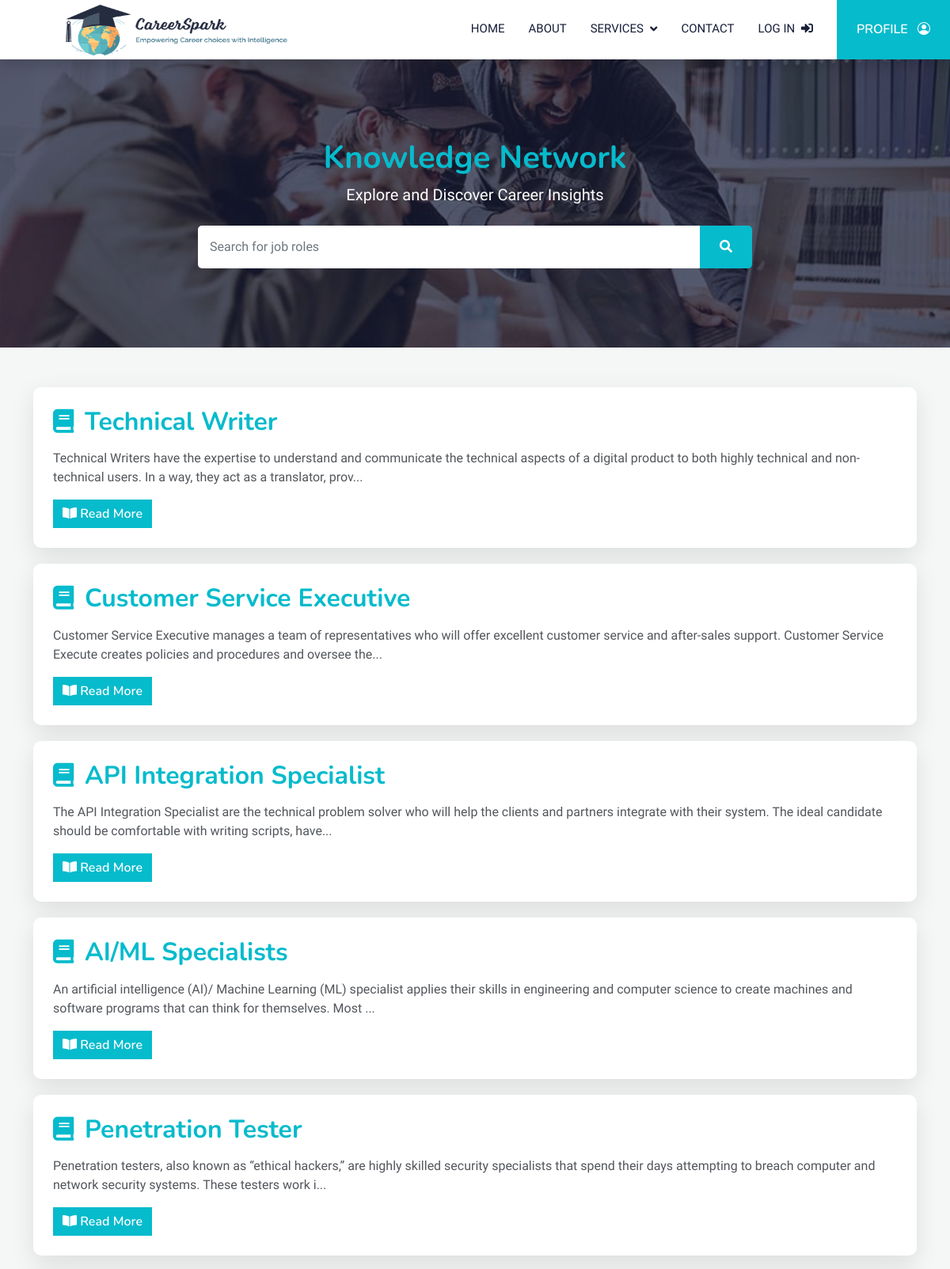
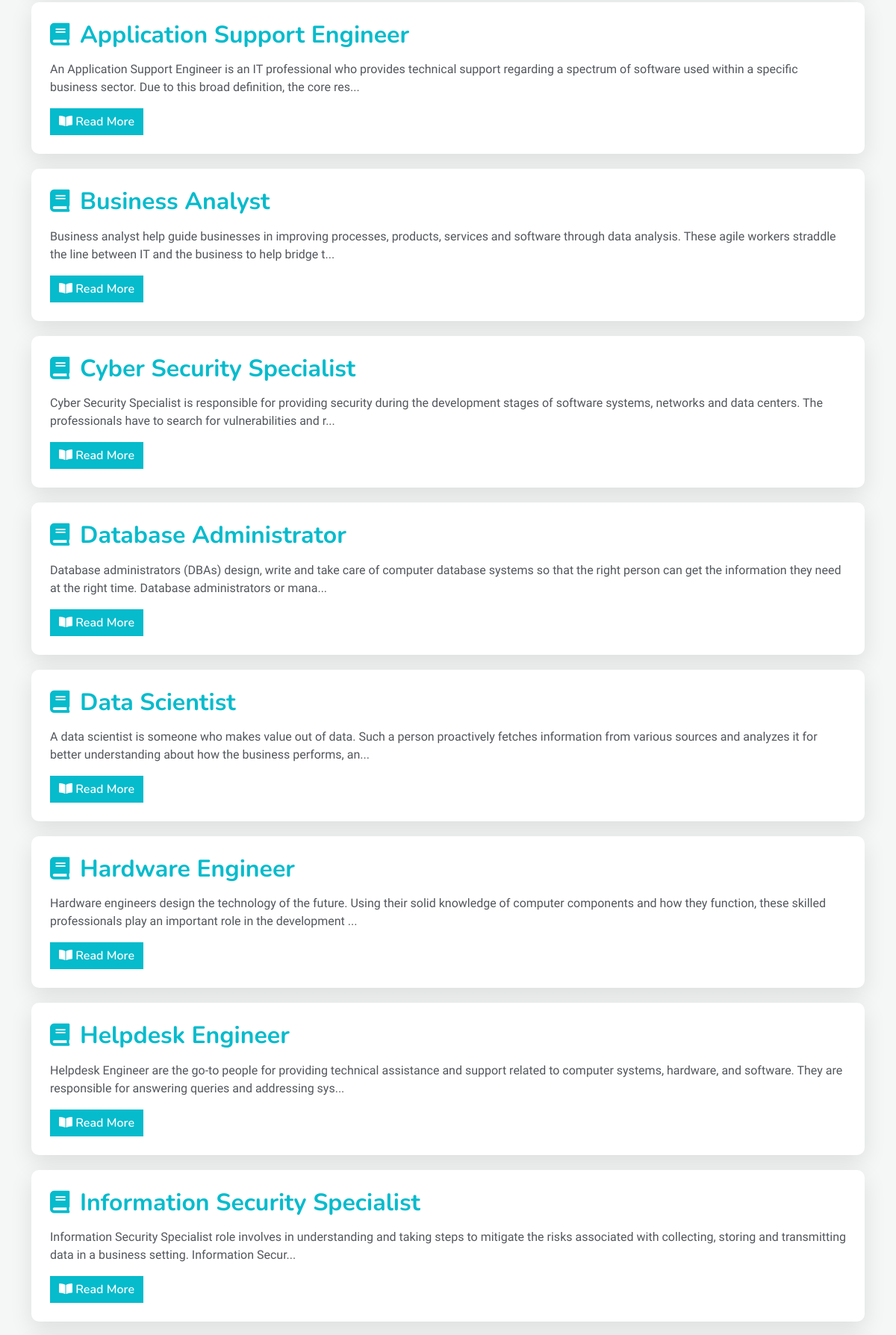
Page /frontend/knowledgeNetwork.php (upper part) on the committed database (2 pictures, top to bottom).
### tables this page shows
CREATE TABLE `knowledge_network` (
  `id` int(11) NOT NULL,
  `title` varchar(255) NOT NULL,
  `description` text NOT NULL,
  `skills` text NOT NULL,
  `educational_requirements` text NOT NULL,
  `duties` text NOT NULL,
  `salary` varchar(255) NOT NULL,
  `companies` varchar(255) NOT NULL
);

### frontend/knowledgeNetwork.php (the view, shortened to what this page needs)
<?php
include '../backend/config.php';
$searchTerm = isset($_POST['search']) ? $_POST['search'] : '';
if ($searchTerm) {
    $sql = "SELECT id, title, description FROM knowledge_network WHERE title LIKE ?";
    $stmt = $conn->prepare($sql);
    $searchParam = "%" . $searchTerm . "%";
    $stmt->bind_param("s", $searchParam);
} else {
    $sql = "SELECT id, title, description FROM knowledge_network";
    $stmt = $conn->prepare($sql);
}
$stmt->execute();
$result = $stmt->get_result();
?>
<!DOCTYPE html>
<html lang="en">
<?php include 'includes/header.php'; ?>
<div class="hero-area section">
    <div class="bg-image" style="background-image:url(./img/cat-1.jpg);"></div>
    <div class="bg-overlay"></div>
    <div class="container">
        <div class="row">
            <div class="col-md-12 col-md-offset-1 text-center">
                <h1 class="white-text text-primary">Knowledge Network</h1>
                <p class="lead white-text mb-4">Explore and Discover Career Insights</p>
                <div class="search-container">
                    <form method="POST" action="" class="d-flex">
                        <input type="text" name="search" class="form-control flex-grow-1"
                            placeholder="Search for job roles"
                            value="<?php echo htmlspecialchars($searchTerm, ENT_QUOTES, 'UTF-8'); ?>">
                        <button type="submit" class="btn btn-primary">
                            <i class="fas fa-search"></i>
                        </button>
                    </form>
                </div>
            </div>
        </div>
    </div>
</div>
<div id="blog" class="section">
    <div class="container">
        <div class="row">
            <div id="main" class="col-md-12">
                <?php
                if ($result && $result->num_rows > 0) {
                    while ($job = $result->fetch_assoc()) {
                        echo '<div class="blog-post">';
                        echo '<h2>' . htmlspecialchars($job['title'], ENT_QUOTES, 'UTF-8') . '</h2>';
                        $shortDescription = substr($job['description'], 0, 200) . '...';
                        echo '<p>' . htmlspecialchars($shortDescription, ENT_QUOTES, 'UTF-8') . '</p>';
                        echo '<a href="jobDetails.php?id=' . htmlspecialchars($job['id'], ENT_QUOTES, 'UTF-8') . '" class="btn btn-primary">';
                        echo '<i class="fas fa-book-open mr-2"></i> Read More</a>';
                        echo '</div>';
                    }
                } else {
                    echo '<div class="no-results">';
                    echo '<i class="fas fa-search fa-4x"></i>';
                    echo '<h3>No Job Roles Found</h3>';
                    echo '<p>Try adjusting your search term.</p>';
                    echo '</div>';
                }
                ?>
            </div>
        </div>
    </div>
</div>
<link rel="stylesheet" href="https://cdnjs.cloudflare.com/ajax/libs/font-awesome/5.15.3/css/all.min.css">
<?php include 'includes/footer.php'; ?>
</html>

### frontend/css/style.css (style rules this page uses)
:root { --primary: #06bbcc; --light: #f0fbfc; --dark: #181d38; }
.btn { font-family: "Nunito", sans-serif; font-weight: 600; transition: 0.5s; }
.btn.btn-primary, .btn.btn-secondary { color: #ffffff; }

### frontend/knowledgeNetwork.php (style rules this page uses)
.hero-area { position: relative; color: white; padding: 100px 0; display: flex; align-items: center; justify-content: center; text-align: center; }
.hero-area .bg-image { position: absolute; top: 0; left: 0; width: 100%; height: 100%; background-size: cover; background-position: center; z-index: 0; }
.hero-area .bg-overlay { position: absolute; top: 0; left: 0; width: 100%; height: 100%; background: rgba(24, 29, 56, 0.7); z-index: 1; }
.hero-area .container { position: relative; z-index: 2; }
.search-container { max-width: 700px; margin: 0 auto; position: relative; }
.search-container input { padding: 15px; border-radius: 5px 0 0 5px; border: none; }
.search-container .btn { padding: 15px 25px; border-radius: 0 5px 5px 0; background-color: #06bbcc; border: none; transition: all 0.3s ease; }
.blog-post { background: white; border-radius: 10px; padding: 25px; margin-bottom: 20px; box-shadow: 0 10px 30px rgba(0, 0, 0, 0.1); transition: all 0.3s ease; position: relative; }
.blog-post h2 { color: #06bbcc; margin-bottom: 15px; position: relative; padding-left: 40px; }
.blog-post h2::before { content: '\f02d'; font-family: 'Font Awesome 5 Free'; position: absolute; left: 0; top: 0; color: #06bbcc; font-size: 30px; font-weight: 900; }
.blog-post .btn { background-color: #06bbcc; border: none; transition: all 0.3s ease; }
#blog { background: #f4f7f6; padding: 50px 0; }

### rows in the picture
knowledge_network: title "Technical Writer", description "Technical Writers have the expertise to understand and communicate the technical aspects of a digital product to both highly technical and non-technical users. In a way, they act as a translator, prov..."
knowledge_network: title "Customer Service Executive", description "Customer Service Executive manages a team of representatives who will offer excellent customer service and after-sales support. Customer Service Execute creates policies and procedures and oversee the..."
knowledge_network: title "API Integration Specialist", description "The API Integration Specialist are the technical problem solver who will help the clients and partners integrate with their system. The ideal candidate should be comfortable with writing scripts, have..."
knowledge_network: title "AI/ML Specialists", description "An artificial intelligence (AI)/ Machine Learning (ML) specialist applies their skills in engineering and computer science to create machines and software programs that can think for themselves. Most ..."
knowledge_network: title "Penetration Tester", description "Penetration testers, also known as “ethical hackers,” are highly skilled security specialists that spend their days attempting to breach computer and network security systems. These testers work i..."
knowledge_network: title "Application Support Engineer", description "An Application Support Engineer is an IT professional who provides technical support regarding a spectrum of software used within a specific business sector. Due to this broad definition, the core res..."
knowledge_network: title "Business Analyst", description "Business analyst help guide businesses in improving processes, products, services and software through data analysis. These agile workers straddle the line between IT and the business to help bridge t..."
knowledge_network: title "Cyber Security Specialist", description "Cyber Security Specialist is responsible for providing security during the development stages of software systems, networks and data centers. The professionals have to search for vulnerabilities and r..."
knowledge_network: title "Database Administrator", description "Database administrators (DBAs) design, write and take care of computer database systems so that the right person can get the information they need at the right time. Database administrators or mana..."
knowledge_network: title "Data Scientist", description "A data scientist is someone who makes value out of data. Such a person proactively fetches information from various sources and analyzes it for better understanding about how the business performs, an..."
knowledge_network: title "Hardware Engineer", description "Hardware engineers design the technology of the future. Using their solid knowledge of computer components and how they function, these skilled professionals play an important role in the development ..."
knowledge_network: title "Helpdesk Engineer", description "Helpdesk Engineer are the go-to people for providing technical assistance and support related to computer systems, hardware, and software. They are responsible for answering queries and addressing sys..."
knowledge_network: title "Information Security Specialist", description "Information Security Specialist role involves in understanding and taking steps to mitigate the risks associated with collecting, storing and transmitting data in a business setting. Information Secur..."
